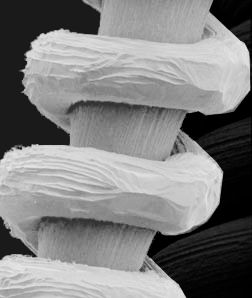
#> input picture Area processing/images/Edge Detection/Fig0327(a)(tungsten_original).jpg, 252 x 298 px, found by its file name
$ python log_operator.py   (older library calls are emulated)
#> lines starting #> are read from the running program, lines starting #| are printed output that depends on the picture
import cv2

dir_path = "Area processing/images/Edge Detection"
img_name = "Fig0327(a)(tungsten_original).jpg"
test_image_path = f"{dir_path}/{img_name}"

def show_img(image, title="image"):
    # cv2.imshow(title, image)  # 이미지 출력 (BGR)
    cv2.imwrite(title + img_name, image)
    # cv2.waitKey(0)            # 키보드 입력 대기 (아무키 입력시 꺼짐)
    # cv2.destroyAllWindows()   # 나타는 Window 제거

def log(image, sigma):
    gaussian = cv2.GaussianBlur(image, (0, 0), sigmaX=sigma, sigmaY=sigma)
    output = cv2.Laplacian(gaussian, cv2.CV_64F)
    show_img(output, title=f"sigma {sigma}")

def log_color(image, sigma):
    hsi = cv2.cvtColor(image, cv2.COLOR_BGR2HSV)
    intensity = hsi[:,:,2]

    gaussian = cv2.GaussianBlur(intensity, (0, 0), sigmaX=sigma, sigmaY=sigma)
    output = cv2.Laplacian(gaussian, cv2.CV_64F)
    show_img(output, title=f"sigma {sigma}")

if __name__ == "__main__":
    # 이미지 불러오기
    img = cv2.imread(test_image_path, cv2.IMREAD_GRAYSCALE)
#> img is the input picture: shape (298, 252); min 0, max 231, mean 128.1

    # Color 이미지
    img2 = cv2.imread(test_image_path, cv2.IMREAD_COLOR)

    log(img, sigma=0.3)
#> in log, `output = cv2.Laplacian(gaussian, cv2.CV_64F)`:
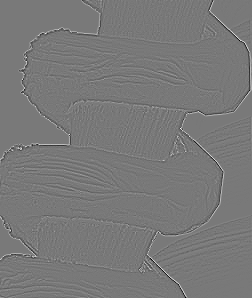
#> output: shape (298, 252) float64; min -289, max 320, mean 0; drawn with min black and max white
#> in show_img, `cv2.imwrite(title + img_name, image)`:
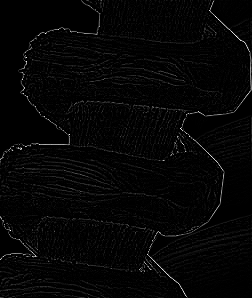
#> saved as sigma 0.3Fig0327(a)(tungsten_original).jpg: shape (298, 252); min 0, max 255, mean 5.5
    # log_color(img2, sigma=0.3)
